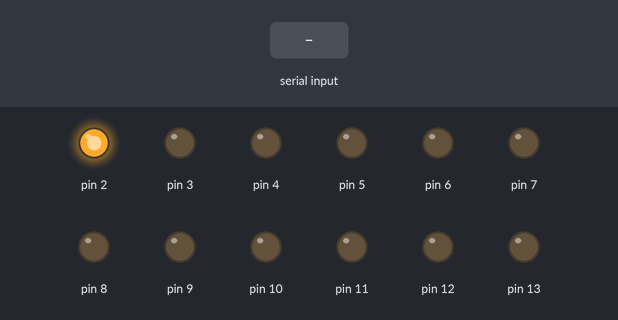
A sketch run on a simulated Arduino Uno, built with avr-gcc and run on an emulated ATmega328P. Parts: output pins drawn as LEDs (lit = HIGH). Dashed ring = blinking. The test bench sets the inputs (shaded band).

Above: at 1.2 s.
1.3 s: "A" received over Serial
At 2.25 s:
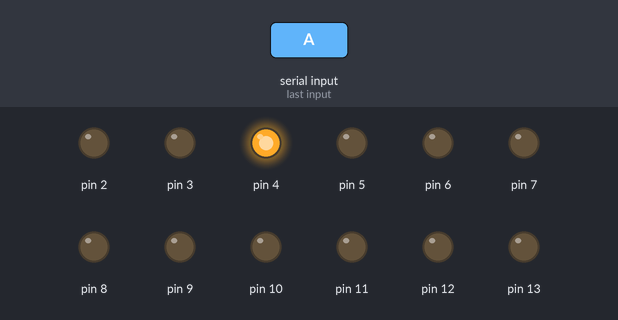
4.3 s: "S" received over Serial
At 4.8 s:
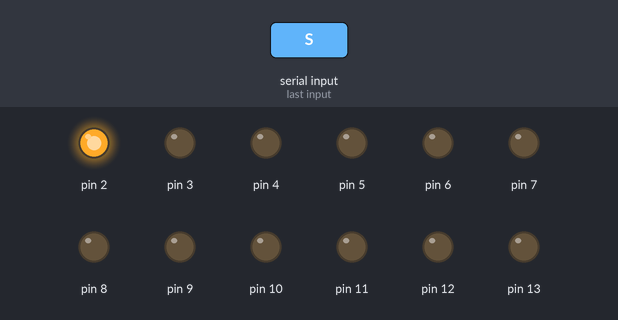
6.0 s: "B" received over Serial
At 6.7 s:
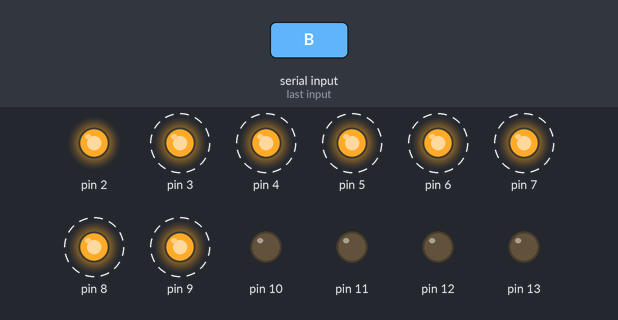
9.0 s: "D" received over Serial
At 9.75 s:
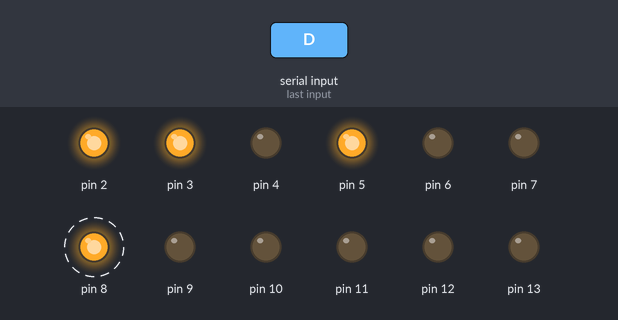
12.0 s: "C" received over Serial
At 13.05 s:
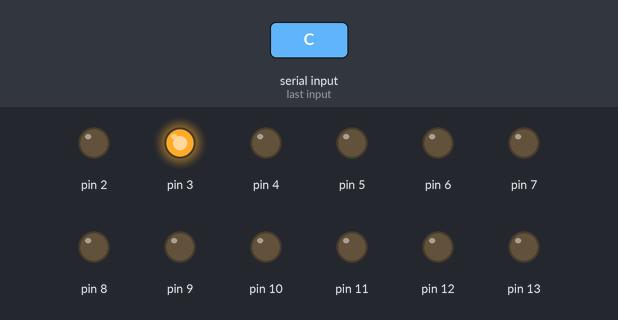
Timing chart, 0 to 23.1 s (numbered marks = the images above; inputs shaded):
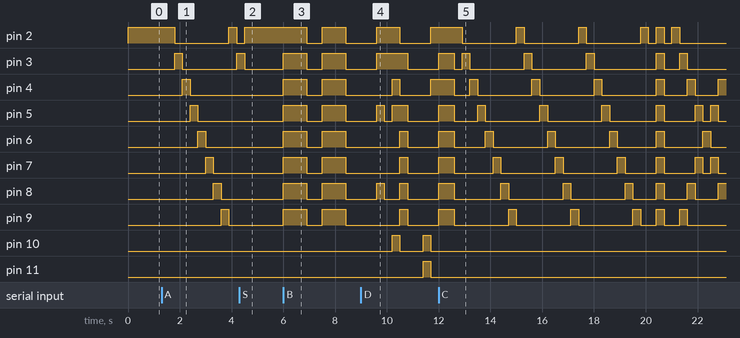

The sketch:

newyear2011.pde
```cpp
/**
 * ライデン年賀サイト
 */

unsigned int *current_pattern = NULL;
int current_point = 0;  // 配列内の位置
int current_size = 0;   // 配列のサイズ
unsigned int last_pattern = 0;

#define XTARGET_1 1
#define XTARGET_2 2
#define XTARGET XTARGET_1

/*
 * idle 何もしてない
 * A    回転中
 * B    ちょっかいボタン
 */

#if (XTARGET == XTARGET_1)  /* 赤LED用Arduino */
/* 何もしていないときのパターン */
unsigned int pattern_idle[] = {
  B00000001,
  B00000001,
  B00000001,
  B00000001,
  B00000001,
  B00000001,

  B00000010,
  B00000010,
  B00000010,
  B00000010,
  B00000010,
  B00000010,

  B00000100,
  B00000100,
  B00000100,
  B00000100,
  B00000100,
  B00000100,

  B00001000,
  B00001000,
  B00001000,
  B00001000,
  B00001000,
  B00001000,

  B00010000,
  B00010000,
  B00010000,
  B00010000,
  B00010000,
  B00010000,

  B00100000,
  B00100000,
  B00100000,
  B00100000,
  B00100000,
  B00100000,

  B01000000,
  B01000000,
  B01000000,
  B01000000,
  B01000000,
  B01000000,

  B10000000,
  B10000000,
  B10000000,
  B10000000,
  B10000000,
  B10000000,
};

/* ルーレット回転 */
unsigned int pattern_a[] = {
  B00000001,
  B00000010,
  B00000100,
  B00001000,
  B00010000,
  B00100000,
  B01000000,
  B10000000,

  B00000001,
  B00000010,
  B00000100,
  B00001000,
  B00010000,
  B00100000,
  B01000000,
  B10000000,

  B00000001,
  B00000010,
  B00000100,
  B00001000,
  B00010000,
  B00100000,
  B01000000,
  B10000000,

  B00000001,
  B00000010,
  B00000100,
  B00001000,
  B00010000,
  B00100000,
  B01000000,
  B10000000,

  B00000001,
  B00000010,
  B00000100,
  B00001000,
  B00010000,
  B00100000,
  B01000000,
  B10000000,

  B00000001,
  B00000010,
  B00000100,
  B00001000,
  B00010000,
  B00100000,
  B01000000,
  B10000000,

  B00000001,
  B00000010,
  B00000100,
  B00001000,
  B00010000,
  B00100000,
  B01000000,
  B10000000,

  B00000001,
  B00000010,
  B00000100,
  B00001000,
  B00010000,
  B00100000,
  B01000000,
  B10000000,

  B00000001,
  B00000010,
  B00000100,
  B00001000,
  B00010000,
  B00100000,
  B01000000,
  B10000000,

  B00000001,
  B00000010,
  B00000100,
  B00001000,
  B00010000,
  B00100000,
  B01000000,
  B10000000,

  B00000001,
  B00000010,
  B00000100,
  B00001000,
  B00010000,
  B00100000,
  B01000000,
  B10000000,

  B00000001,
  B00000010,
  B00000100,
  B00001000,
  B00010000,
  B00100000,
  B01000000,
  B10000000,

  B00000001,
  B00000010,
  B00000100,
  B00001000,
  B00010000,
  B00100000,
  B01000000,
  B10000000,

};

/* 結果が出たー */
unsigned int pattern_b[] = {
  B11111111,
  B11111111,
  B11111111,
  B00000000,
  B00000000,

  B11111111,
  B11111111,
  B11111111,
  B00000000,
  B00000000,

  B11111111,
  B11111111,
  B11111111,
  B00000000,
  B00000000,

  B11111111,
  B11111111,
  B11111111,
  B00000000,
  B00000000,

  B11111111,
  B11111111,
  B11111111,
  B00000000,
  B00000000,

  B11111111,
  B11111111,
  B11111111,
  B00000000,
  B00000000,

  B11111111,
  B11111111,
  B11111111,
  B00000000,
  B00000000,

  B11111111,
  B11111111,
  B11111111,
  B00000000,
  B00000000,

  B11111111,
  B11111111,
  B11111111,
  B00000000,
  B00000000,

  B11111111,
  B11111111,
  B11111111,
  B00000000,
  B00000000,

  B11111111,
  B11111111,
  B11111111,
  B00000000,
  B00000000,

  B11111111,
  B11111111,
  B11111111,
  B00000000,
  B00000000,

  B11111111,
  B11111111,
  B11111111,
  B00000000,
  B00000000,

  B11111111,
  B11111111,
  B11111111,
  B00000000,
  B00000000,

  B11111111,
  B11111111,
  B11111111,
  B00000000,
  B00000000,

};

/* ちょっかいボタン */
unsigned int pattern_c[] = {
  B11111111,
  B11111111,

 // ３回回ってパッ
  B00000001,
  B00000010,
  B00000100,
  B00001000,
  B00010000,
  B00100000,
  B01000000,
  B10000000,
  B00000001,
  B00000010,
  B00000100,
  B00001000,
  B00010000,
  B00100000,
  B01000000,
  B10000000,
  B00000001,
  B00000010,
  B00000100,
  B00001000,
  B00010000,
  B00100000,
  B01000000,
  B10000000,
  B00000001,
  B00000000,
  B11111111,
  B00000000,

  // 上下動３回してパッ
  B00000001,
  B10000010,
  B01000100,
  B00101000,
  B00010000,
  B00101000,
  B01000100,
  B10000010,
  B00000001,
  B10000010,
  B01000100,
  B00101000,
  B00010000,
  B00101000,
  B01000100,
  B10000010,
  B00000001,
  B10000010,
  B01000100,
  B00101000,
  B00010000,
  B00101000,
  B01000100,
  B10000010,
  B00000001,
  B00000000,
  B11111111,
  B00000000,

  // 正転・逆転してパッ
  B00000001,
  B00000010,
  B00000100,
  B00001000,
  B00010000,
  B00100000,
  B01000000,
  B10000000,
  B00000001,
  B10000000,
  B01000000,
  B00100000,
  B00010000,
  B00001000,
  B00000100,
  B00000010,
  B00000001,
  B00000000,
  B11111111,
  B00000000,
  B00000001,
  B00000010,
  B00000100,
  B00001000,
  B00010000,
  B00100000,
  B01000000,
  B10000000,
  B00000001,
  B10000000,
  B01000000,
  B00100000,
  B00010000,
  B00001000,
  B00000100,
  B00000010,
  B00000001,
  B00000000,
  B11111111,
  B00000000,
};

unsigned int pattern_d[] = {
  B00000000,
};
#else  /* 残りLED用Arduino */
/* 緑1, 青2, 黄2 */

/* 何もしてない */
unsigned int pattern_idle[] = {
  B00000,
  B00000,
  B00000,
  B00000,
  B00000,

  B00000,
  B00000,
  B00000,
  B00000,
  B00000,

  B00000,
  B00000,
  B00111,
  B00111,
  B00111,

};

/* 回転中 */
unsigned int pattern_a[] = {
  B11111,
  B11111,
  B11111,
  B11000,
  B11000,
  B11000,

  B11111,
  B11111,
  B11111,
  B11000,
  B11000,
  B11000,

  B11111,
  B11111,
  B11111,
  B11000,
  B11000,
  B11000,

  B11111,
  B11111,
  B11111,
  B11000,
  B11000,
  B11000,

  B11111,
  B11111,
  B11111,
  B11000,
  B11000,
  B11000,

  B11111,
  B11111,
  B11111,
  B11000,
  B11000,
  B11000,

  B11111,
  B11111,
  B11111,
  B11000,
  B11000,
  B11000,

  B11111,
  B11111,
  B11111,
  B11000,
  B11000,
  B11000,

  B11111,
  B11111,
  B11111,
  B11000,
  B11000,
  B11000,

  B11111,
  B11111,
  B11111,
  B11000,
  B11000,
  B11000,

  B11111,
  B11111,
  B11111,
  B11000,
  B11000,
  B11000,

};

/* 結果が出たー */
unsigned int pattern_b[] = {
  B11111,
  B11111,
  B11111,
  B00000,
  B00000,

  B11111,
  B11111,
  B11111,
  B00000,
  B00000,
  B11111,
  B11111,
  B11111,
  B00000,
  B00000,
  B11111,
  B11111,
  B11111,
  B00000,
  B00000,
  B11111,
  B11111,
  B11111,
  B00000,
  B00000,
  B11111,
  B11111,
  B11111,
  B00000,
  B00000,
  B11111,
  B11111,
  B11111,
  B00000,
  B00000,
  B11111,
  B11111,
  B11111,
  B00000,
  B00000,
  B11111,
  B11111,
  B11111,
  B00000,
  B00000,
  B11111,
  B11111,
  B11111,
  B00000,
  B00000,
  B11111,
  B11111,
  B11111,
  B00000,
  B00000,
  B11111,
  B11111,
  B11111,
  B00000,
  B00000,
  B11111,
  B11111,
  B11111,
  B00000,
  B00000,
  B11111,
  B11111,
  B11111,
  B00000,
  B00000,
  B11111,
  B11111,
  B11111,
  B00000,
  B00000,
  B11111,
  B11111,
  B11111,
  B00000,
  B00000,
};

/* ちょっかいボタン */
unsigned int pattern_c[] = {
  B11111,
  B11111,

  B11001,
  B11010,
  B11100,
  B00000,
  B11111,
  B00000,
  B11001,
  B11010,
  B11100,
  B00000,
  B11111,
  B00000,
  B11001,
  B11010,
  B11100,
  B00000,
  B11111,
  B00000,
  B11001,
  B11010,
  B11100,
  B00000,
  B11111,
  B00000,
  B11001,
  B11010,
  B11100,
  B00000,

  B00001,
  B00010,
  B00100,
  B01000,
  B10000,
  B01000,
  B00100,
  B00010,
  B00001,
  B00001,
  B00010,
  B00100,
  B01000,
  B10000,
  B01000,
  B00100,
  B00010,
  B00001,
  B00001,
  B00010,
  B00100,
  B01000,
  B10000,
  B01000,
  B00100,
  B00010,
  B00001,
  B00000,

  B11000,
  B11000,
  B11000,
  B00111,
  B00111,
  B00111,
  B11000,
  B11000,
  B11000,
  B00111,
  B00111,
  B00111,
  B11000,
  B11000,
  B11000,
  B00111,
  B00111,
  B00111,
  B11000,
  B11000,
  B11000,
  B00111,
  B00111,
  B00111,
  B11000,
  B11000,
  B11000,
  B00111,
  B00111,
  B00111,
  B11000,
  B11000,
  B11000,
  B00111,
  B00111,
  B00111,
  B11000,
  B11000,
  B11000,
  B11111,
};

unsigned int pattern_d[] = {
  B00000,
};
#endif

#define pattern_idle_size (sizeof(pattern_idle) / sizeof(int))
#define pattern_a_size (sizeof(pattern_a) / sizeof(int))
#define pattern_b_size (sizeof(pattern_b) / sizeof(int))
#define pattern_c_size (sizeof(pattern_c) / sizeof(int))
#define pattern_d_size (sizeof(pattern_d) / sizeof(int))

void lights_out() {
  /* 全消灯 */
  for (int i = 2; i <= 13; i++) {
    digitalWrite(i, LOW);
  }
  last_pattern = 0;
}

void setup() {
  /* シリアルで使うpin1/2を除いて出力モード */
  for (int i = 2; i <= 13; i++) {
    pinMode(i, OUTPUT);
  }
  lights_out();
  /* シリアル初期化 */
  Serial.begin(9600);
}

void loop() {
  if (Serial.available() > 0) {
    int ch = Serial.read();

    if (ch == 'S') {  /* 強制停止 */
      current_point = 0;
      current_pattern = NULL;
      lights_out();
      return;
    } else if (ch == 'A') {
      current_point = 0;
      current_pattern = pattern_a;
      current_size = pattern_a_size;
    } else if (ch == 'B') {
      current_point = 0;
      current_pattern = pattern_b;
      current_size = pattern_b_size;
    } else if (ch == 'C') {
      current_point = 0;
      current_pattern = pattern_c;
      current_size = pattern_a_size;
    } else if (ch == 'D') {
      current_point = 0;
      current_pattern = pattern_d;
      current_size = pattern_b_size;
    }
  }

  if (current_pattern != NULL) {
    unsigned int pattern = current_pattern[current_point];
    //Serial.println(pattern, BIN);

    for (int i = 0; i < (13-2); i++) {
      unsigned int x = bitRead(pattern, i);
      unsigned int y = bitRead(last_pattern, i);
      if (x != y) {
        if (x) {
          digitalWrite(i + 2, HIGH);
        } else {
          digitalWrite(i + 2, LOW);
        }
      }
    }

    last_pattern = pattern;

    current_point++;
    if (current_point >= current_size) {  /* 最後までやった */
      current_point = 0;
      current_pattern = pattern_idle;
      current_size = pattern_idle_size;
    }
    delay(300);
  } else {
    current_point = 0;
    current_pattern = pattern_idle;
    current_size = pattern_idle_size;
  }
}
```

Measured:
- after the input at 1.3 s, pin 4: LOW → HIGH after 0.80 s instead of 2.3 s; pin 5: LOW → HIGH after 1.1 s, → LOW 0.30 s later; pin 6: LOW → HIGH after 1.4 s, → LOW 0.30 s later; pin 7: LOW → HIGH after 1.7 s, → LOW 0.30 s later; pin 8: LOW → HIGH after 2.0 s, → LOW 0.30 s later
- after the input at 4.3 s, pin 2: LOW → HIGH after 0.20 s; pin 4: stays LOW (without the input it goes to HIGH after 0.20 s); pin 5: stays LOW (without the input it goes to HIGH after 0.50 s); pin 6: stays LOW (without the input it goes to HIGH after 0.80 s); pin 7: stays LOW (without the input it goes to HIGH after 1.1 s)
- after the input at 6.0 s, pin 2: HIGH → LOW after 0.90 s instead of 0.30 s; pin 5–9: alternates HIGH for 0.90 s and LOW for 0.60 s, starting at once
- after the input at 9.0 s, pin 8: alternates HIGH for 0.30 s and LOW for 0.60 s, 4 changes in all, then stays LOW, starting after 0.60 s; pin 10: alternates HIGH for 0.30 s and LOW for 0.90 s, starting after 1.2 s
- after the input at 12.0 s, pin 5: LOW → HIGH at once, → LOW 0.60 s later, → HIGH 0.90 s later, → LOW 0.30 s later, … (14 changes in this stretch); pin 6: LOW → HIGH at once, → LOW 0.60 s later, → HIGH 1.2 s later, → LOW 0.30 s later, … (12 changes in this stretch)
